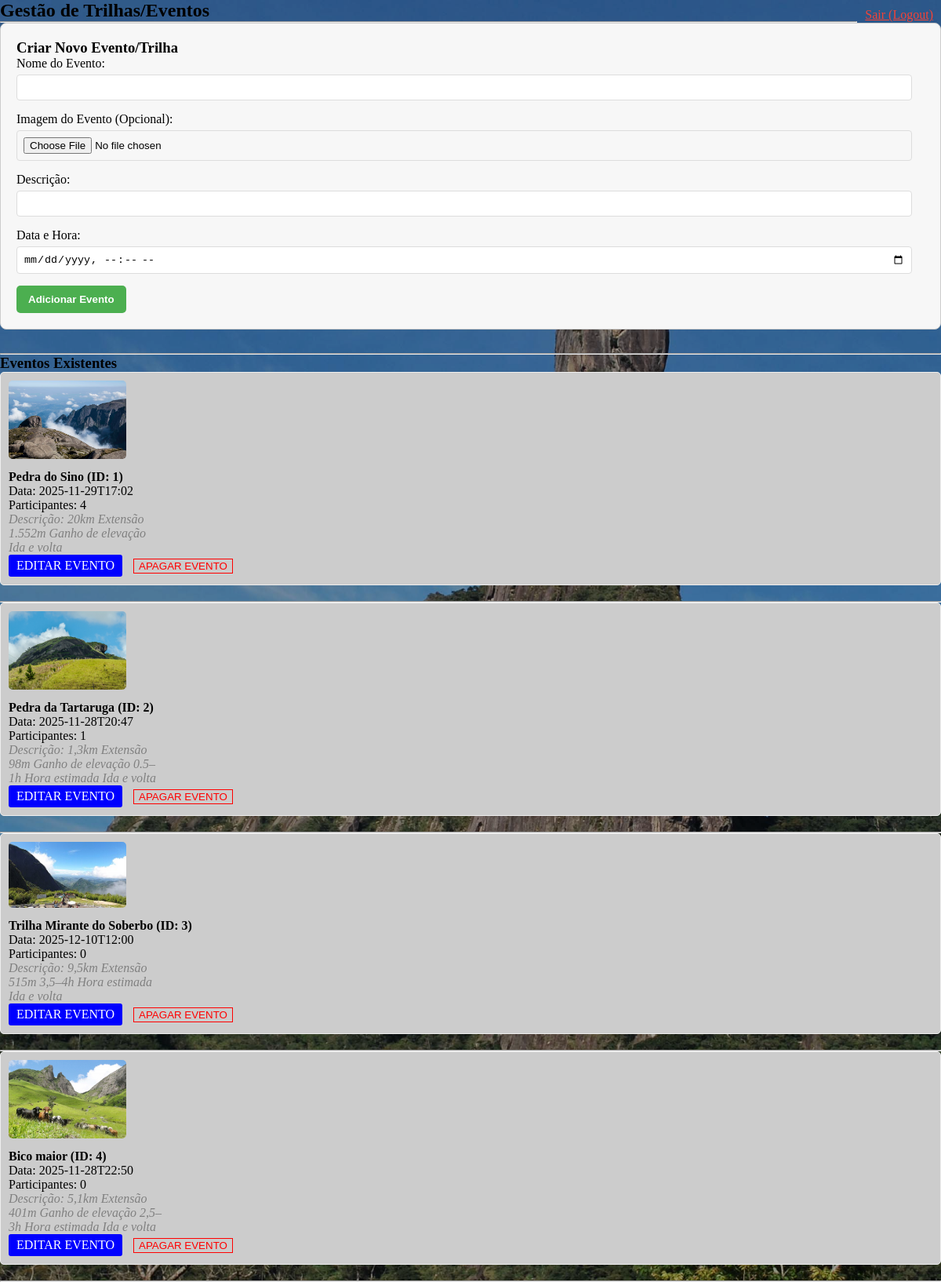
The page /admin (signed in) on the database its author committed.
### app.py (models this page shows, shortened)
class Evento(db.Model):
    id = db.Column(db.Integer, primary_key=True)
    nome = db.Column(db.String(100), nullable=False)
    descricao = db.Column(db.String(300), nullable=False)
    data = db.Column(db.String(50), nullable=False)
    nome_arquivo = db.Column(db.String(255), nullable=True)
    participantes = db.relationship('User', secondary=inscricoes, lazy='subquery',
                                    backref=db.backref('eventos_inscritos', lazy=True))

### app.py (the view)
@app.route("/admin")
@admin_required #<<< trava de acesso admin
def admin():
    page = request.args.get('page', 1, type=int)
    imagens_paginadas = Imagem.query.paginate(page=page, per_page=PER_PAGE, error_out=False)
    eventos = Evento.query.all()
    return render_template(
        "admin.html",
        imagens=imagens_paginadas,
        eventos=eventos
    )

### app.py (called while the page is built)
def admin_required(view_func):
    @functools.wraps(view_func)
    def wrapper(*args, **kwargs):
        if 'user_id' not in session:
            flash("Você precisa estar logado para acessar esta página.", 'warning')
            return redirect(url_for('login'))
        user = User.query.get(session['user_id'])
        if not user or not user.is_admin:
            flash("Acesso negado. Apenas administradores podem acessar.", 'danger')
            return redirect(url_for('index'))
        return view_func(*args, **kwargs)
    return wrapper

### templates/admin.html (shortened to what this page needs)
<!DOCTYPE html>
<html lang="pt-BR">
<head>
    <link rel="stylesheet" href="{{ url_for('static', filename='css/style.css') }}">
</head>
<body>
<a href="{{ url_for('logout') }}" style="float: right; margin: 10px; color: #f44336;">Sair (Logout)</a>
<h2>Gestão de Trilhas/Eventos</h2>
<hr>
<div class="admin-form-container">
    <h3>Criar Novo Evento/Trilha</h3>
    <form method="POST" action="{{ url_for('criar_evento') }}" enctype="multipart/form-data">
        <label for="nome">Nome do Evento:</label>
        <input type="text" name="nome" required>
        <label for="imagem">Imagem do Evento (Opcional):</label>
        <input type="file" name="imagem" id="imagem" accept="image/*">
        <label for="descricao">Descrição:</label>
        <input type="text" name="descricao" required>
        <label for="data">Data e Hora:</label>
        <input type="datetime-local" name="data" required>
        <button type="submit" class="btn-submit">Adicionar Evento</button>
    </form>
</div>
<hr>
<h3>Eventos Existentes</h3>
{% if eventos %}
    {% for evento in eventos %}
        <div class="event-box">
            {%if evento.nome_arquivo %}
                <img src="{{ url_for('static', filename='uploads/' + evento.nome_arquivo) }}"
                alt="Imagem de {{ evento.nome }}">
             {% endif %}
            <h4>{{ evento.nome }} (ID: {{ evento.id }})</h4>
            <p>Data: {{ evento.data }}</p>
            <p>Participantes: {{ evento.participantes | length }}</p>
            <p class="descricao-imagem">Descrição: {{ evento.descricao }}</p>
            <a href="{{ url_for('editar_evento', evento_id=evento.id) }}" class="btn btn-edit"
                style="background-color: blue; color: white; padding: 5px 10px; text-decoration: none; border-radius: 3px; display: inline-block; margin-right: 10px;">
                EDITAR EVENTO
            </a>
            <form method="POST" action="{{ url_for('apagar_evento', evento_id=evento.id) }}" style="display:inline;">
                <button type="submit" onclick="return confirm('Tem certeza que deseja apagar o evento {{ evento.nome }}?');"
                    style="color:red; background:none; border:1px solid red; cursor:pointer;">APAGAR EVENTO</button>
            </form>
        </div>
        <hr>
    {% endfor %}
{% else %}
    <p>Nenhum evento/trilha cadastrada. Use o formulário acima para adicionar o primeiro evento.</p>
{% endif %}
</body>
</html>

### static/css/style.css (style rules this page uses)
body { position: relative; margin: 0; min-height: 100vh; background: url(../imagens/dedo-de-deus.jpg) no-repeat center center; background-size: cover; }
body::before { content: ""; position: absolute; inset: 0; background: rgba(0, 0, 0, 0.311); z-index: -1; }
.descricao-imagem { width: 200px; max-height: 200px; overflow: hidden; }
.admin-form-container { border: 1px solid #ccc; padding: 20px; margin-bottom: 30px; background-color: #f7f7f7; border-radius: 8px; }
.admin-form-container input[type=text], .admin-form-container input[type=datetime-local], .admin-form-container input[type=file] { width: calc(100% - 16px); padding: 8px; margin-top: 5px; margin-bottom: 15px; box-sizing: border-box; border: 1px solid #ddd; border-radius: 4px; }
.btn-submit { padding: 10px 15px; background-color: #4CAF50; color: white; border: none; cursor: pointer; border-radius: 5px; font-weight: bold; }
.event-box { background: #ccc; margin-bottom: 20px; padding: 10px; border: 1px solid #eee; border-radius: 5px; }
.event-box img { max-width: 150px; height: auto; border-radius: 5px; margin-bottom: 10px; }
.descricao-imagem { color: gray; font-style: italic; }
* { box-sizing: border-box; margin-block: 0; }

### rows shown on the page
Evento: nome_arquivo (picture), nome "Pedra do Sino", id "1", data "2025-11-29T17:02", participantes|length "4", descricao "20km Extensão 1.552m Ganho de elevação Ida e volta"
Evento: nome_arquivo (picture), nome "Pedra da Tartaruga", id "2", data "2025-11-28T20:47", participantes|length "1", descricao "1,3km Extensão 98m Ganho de elevação 0.5–1h Hora estimada Ida e volta"
Evento: nome_arquivo (picture), nome "Trilha Mirante do Soberbo", id "3", data "2025-12-10T12:00", participantes|length "0", descricao "9,5km Extensão 515m 3,5–4h Hora estimada Ida e volta"
Evento: nome_arquivo (picture), nome "Bico maior", id "4", data "2025-11-28T22:50", participantes|length "0", descricao "5,1km Extensão 401m Ganho de elevação 2,5–3h Hora estimada Ida e volta"
